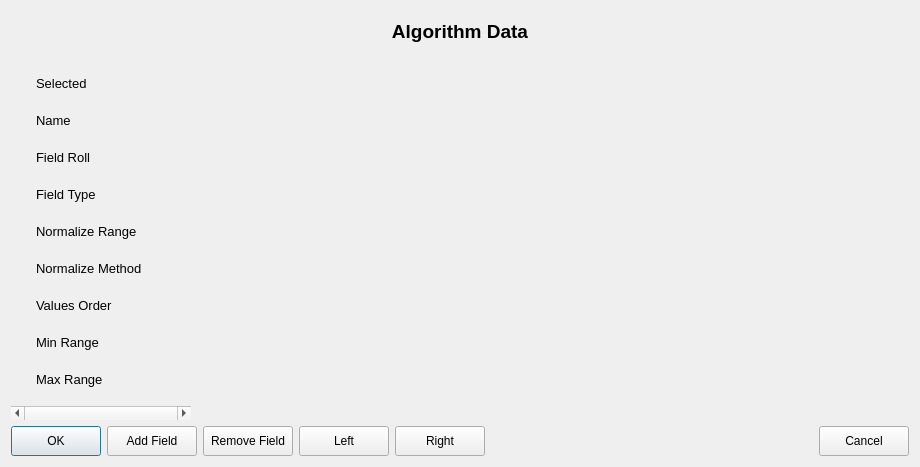
<?xml version="1.0" encoding="UTF-8"?>
<ui version="4.0">
 <class>AlgorithmDataDesign</class>
 <widget class="QDialog" name="AlgorithmDataDesign">
  <property name="geometry">
   <rect>
    <x>0</x>
    <y>0</y>
    <width>920</width>
    <height>467</height>
   </rect>
  </property>
  <property name="sizePolicy">
   <sizepolicy hsizetype="Fixed" vsizetype="Fixed">
    <horstretch>0</horstretch>
    <verstretch>0</verstretch>
   </sizepolicy>
  </property>
  <property name="minimumSize">
   <size>
    <width>920</width>
    <height>467</height>
   </size>
  </property>
  <property name="windowTitle">
   <string>Dialog</string>
  </property>
  <property name="styleSheet">
   <string notr="true"/>
  </property>
  <layout class="QVBoxLayout" name="verticalLayout_7">
   <item>
    <widget class="QLabel" name="label_normilizeInput">
     <property name="sizePolicy">
      <sizepolicy hsizetype="Expanding" vsizetype="Fixed">
       <horstretch>0</horstretch>
       <verstretch>0</verstretch>
      </sizepolicy>
     </property>
     <property name="minimumSize">
      <size>
       <width>0</width>
       <height>40</height>
      </size>
     </property>
     <property name="font">
      <font>
       <pointsize>14</pointsize>
       <weight>75</weight>
       <bold>true</bold>
      </font>
     </property>
     <property name="text">
      <string>Algorithm Data</string>
     </property>
     <property name="alignment">
      <set>Qt::AlignCenter</set>
     </property>
    </widget>
   </item>
   <item>
    <layout class="QHBoxLayout" name="horizontalLayout">
     <item>
      <widget class="QScrollArea" name="scrollArea">
       <property name="sizePolicy">
        <sizepolicy hsizetype="Fixed" vsizetype="Expanding">
         <horstretch>0</horstretch>
         <verstretch>0</verstretch>
        </sizepolicy>
       </property>
       <property name="minimumSize">
        <size>
         <width>180</width>
         <height>0</height>
        </size>
       </property>
       <property name="frameShape">
        <enum>QFrame::NoFrame</enum>
       </property>
       <property name="lineWidth">
        <number>0</number>
       </property>
       <property name="horizontalScrollBarPolicy">
        <enum>Qt::ScrollBarAlwaysOn</enum>
       </property>
       <property name="widgetResizable">
        <bool>true</bool>
       </property>
       <widget class="QWidget" name="scrollAreaWidgetContents">
        <property name="geometry">
         <rect>
          <x>0</x>
          <y>0</y>
          <width>180</width>
          <height>334</height>
         </rect>
        </property>
        <layout class="QGridLayout" name="gridLayout_2">
         <property name="topMargin">
          <number>11</number>
         </property>
         <property name="bottomMargin">
          <number>11</number>
         </property>
         <item row="2" column="0">
          <widget class="QLabel" name="label_fieldRoll">
           <property name="font">
            <font>
             <pointsize>10</pointsize>
             <weight>50</weight>
             <bold>false</bold>
            </font>
           </property>
           <property name="styleSheet">
            <string notr="true"/>
           </property>
           <property name="text">
            <string>Field Roll</string>
           </property>
          </widget>
         </item>
         <item row="3" column="0">
          <widget class="QLabel" name="label_fieldType">
           <property name="font">
            <font>
             <pointsize>10</pointsize>
             <weight>50</weight>
             <bold>false</bold>
            </font>
           </property>
           <property name="styleSheet">
            <string notr="true"/>
           </property>
           <property name="text">
            <string>Field Type</string>
           </property>
          </widget>
         </item>
         <item row="4" column="0">
          <widget class="QLabel" name="label_normalizeRange">
           <property name="font">
            <font>
             <pointsize>10</pointsize>
             <weight>50</weight>
             <bold>false</bold>
            </font>
           </property>
           <property name="styleSheet">
            <string notr="true"/>
           </property>
           <property name="text">
            <string>Normalize Range</string>
           </property>
          </widget>
         </item>
         <item row="6" column="0">
          <widget class="QLabel" name="label_valuesOrder">
           <property name="font">
            <font>
             <pointsize>10</pointsize>
             <weight>50</weight>
             <bold>false</bold>
            </font>
           </property>
           <property name="styleSheet">
            <string notr="true"/>
           </property>
           <property name="text">
            <string>Values Order</string>
           </property>
          </widget>
         </item>
         <item row="7" column="0">
          <widget class="QLabel" name="label_minRange">
           <property name="font">
            <font>
             <pointsize>10</pointsize>
             <weight>50</weight>
             <bold>false</bold>
            </font>
           </property>
           <property name="styleSheet">
            <string notr="true"/>
           </property>
           <property name="text">
            <string>Min Range</string>
           </property>
          </widget>
         </item>
         <item row="5" column="0">
          <widget class="QLabel" name="label_normalizeMethod">
           <property name="font">
            <font>
             <pointsize>10</pointsize>
             <weight>50</weight>
             <bold>false</bold>
            </font>
           </property>
           <property name="styleSheet">
            <string notr="true"/>
           </property>
           <property name="text">
            <string>Normalize Method</string>
           </property>
          </widget>
         </item>
         <item row="0" column="0">
          <widget class="QLabel" name="label_selected">
           <property name="sizePolicy">
            <sizepolicy hsizetype="Fixed" vsizetype="Preferred">
             <horstretch>0</horstretch>
             <verstretch>0</verstretch>
            </sizepolicy>
           </property>
           <property name="minimumSize">
            <size>
             <width>130</width>
             <height>0</height>
            </size>
           </property>
           <property name="font">
            <font>
             <pointsize>10</pointsize>
             <weight>50</weight>
             <bold>false</bold>
            </font>
           </property>
           <property name="styleSheet">
            <string notr="true"/>
           </property>
           <property name="text">
            <string>Selected</string>
           </property>
          </widget>
         </item>
         <item row="1" column="0">
          <widget class="QLabel" name="label_name">
           <property name="font">
            <font>
             <pointsize>10</pointsize>
             <weight>50</weight>
             <bold>false</bold>
            </font>
           </property>
           <property name="styleSheet">
            <string notr="true"/>
           </property>
           <property name="text">
            <string>Name</string>
           </property>
          </widget>
         </item>
         <item row="8" column="0">
          <widget class="QLabel" name="label_maxRange">
           <property name="font">
            <font>
             <pointsize>10</pointsize>
             <weight>50</weight>
             <bold>false</bold>
            </font>
           </property>
           <property name="styleSheet">
            <string notr="true"/>
           </property>
           <property name="text">
            <string>Max Range</string>
           </property>
          </widget>
         </item>
        </layout>
       </widget>
      </widget>
     </item>
     <item>
      <widget class="QScrollArea" name="scrollArea_fields">
       <property name="frameShape">
        <enum>QFrame::NoFrame</enum>
       </property>
       <property name="lineWidth">
        <number>0</number>
       </property>
       <property name="widgetResizable">
        <bool>true</bool>
       </property>
       <widget class="QWidget" name="scrollAreaWidgetContents_2">
        <property name="geometry">
         <rect>
          <x>0</x>
          <y>0</y>
          <width>709</width>
          <height>355</height>
         </rect>
        </property>
        <layout class="QGridLayout" name="gridLayout_fields">
         <property name="topMargin">
          <number>11</number>
         </property>
         <property name="bottomMargin">
          <number>11</number>
         </property>
        </layout>
       </widget>
      </widget>
     </item>
    </layout>
   </item>
   <item>
    <layout class="QHBoxLayout" name="horizontalLayout_2">
     <item>
      <layout class="QVBoxLayout" name="verticalLayout">
       <item>
        <widget class="QPushButton" name="pushButton_OK">
         <property name="sizePolicy">
          <sizepolicy hsizetype="Fixed" vsizetype="Fixed">
           <horstretch>0</horstretch>
           <verstretch>0</verstretch>
          </sizepolicy>
         </property>
         <property name="minimumSize">
          <size>
           <width>90</width>
           <height>30</height>
          </size>
         </property>
         <property name="maximumSize">
          <size>
           <width>90</width>
           <height>30</height>
          </size>
         </property>
         <property name="text">
          <string>OK</string>
         </property>
        </widget>
       </item>
      </layout>
     </item>
     <item>
      <layout class="QVBoxLayout" name="verticalLayout_2">
       <item>
        <widget class="QPushButton" name="pushButton_addField">
         <property name="sizePolicy">
          <sizepolicy hsizetype="Fixed" vsizetype="Fixed">
           <horstretch>0</horstretch>
           <verstretch>0</verstretch>
          </sizepolicy>
         </property>
         <property name="minimumSize">
          <size>
           <width>90</width>
           <height>30</height>
          </size>
         </property>
         <property name="maximumSize">
          <size>
           <width>90</width>
           <height>30</height>
          </size>
         </property>
         <property name="text">
          <string>Add Field</string>
         </property>
        </widget>
       </item>
      </layout>
     </item>
     <item>
      <layout class="QVBoxLayout" name="verticalLayout_3">
       <item>
        <widget class="QPushButton" name="pushButton_removeField">
         <property name="sizePolicy">
          <sizepolicy hsizetype="Fixed" vsizetype="Fixed">
           <horstretch>0</horstretch>
           <verstretch>0</verstretch>
          </sizepolicy>
         </property>
         <property name="minimumSize">
          <size>
           <width>90</width>
           <height>30</height>
          </size>
         </property>
         <property name="maximumSize">
          <size>
           <width>90</width>
           <height>30</height>
          </size>
         </property>
         <property name="text">
          <string>Remove Field</string>
         </property>
        </widget>
       </item>
      </layout>
     </item>
     <item>
      <layout class="QVBoxLayout" name="verticalLayout_4">
       <item>
        <widget class="QPushButton" name="pushButton_up">
         <property name="sizePolicy">
          <sizepolicy hsizetype="Fixed" vsizetype="Fixed">
           <horstretch>0</horstretch>
           <verstretch>0</verstretch>
          </sizepolicy>
         </property>
         <property name="minimumSize">
          <size>
           <width>90</width>
           <height>30</height>
          </size>
         </property>
         <property name="maximumSize">
          <size>
           <width>90</width>
           <height>30</height>
          </size>
         </property>
         <property name="text">
          <string>Left</string>
         </property>
        </widget>
       </item>
      </layout>
     </item>
     <item>
      <layout class="QVBoxLayout" name="verticalLayout_5">
       <item>
        <widget class="QPushButton" name="pushButton_down">
         <property name="sizePolicy">
          <sizepolicy hsizetype="Fixed" vsizetype="Fixed">
           <horstretch>0</horstretch>
           <verstretch>0</verstretch>
          </sizepolicy>
         </property>
         <property name="minimumSize">
          <size>
           <width>90</width>
           <height>30</height>
          </size>
         </property>
         <property name="maximumSize">
          <size>
           <width>90</width>
           <height>30</height>
          </size>
         </property>
         <property name="text">
          <string>Right</string>
         </property>
        </widget>
       </item>
      </layout>
     </item>
     <item>
      <spacer name="horizontalSpacer">
       <property name="orientation">
        <enum>Qt::Horizontal</enum>
       </property>
       <property name="sizeHint" stdset="0">
        <size>
         <width>40</width>
         <height>20</height>
        </size>
       </property>
      </spacer>
     </item>
     <item>
      <layout class="QVBoxLayout" name="verticalLayout_6">
       <item>
        <widget class="QPushButton" name="pushButton_Cancel">
         <property name="sizePolicy">
          <sizepolicy hsizetype="Fixed" vsizetype="Fixed">
           <horstretch>0</horstretch>
           <verstretch>0</verstretch>
          </sizepolicy>
         </property>
         <property name="minimumSize">
          <size>
           <width>90</width>
           <height>30</height>
          </size>
         </property>
         <property name="maximumSize">
          <size>
           <width>90</width>
           <height>30</height>
          </size>
         </property>
         <property name="text">
          <string>Cancel</string>
         </property>
        </widget>
       </item>
      </layout>
     </item>
    </layout>
   </item>
  </layout>
  <zorder>scrollArea</zorder>
  <zorder>scrollArea_fields</zorder>
  <zorder>layoutWidget</zorder>
  <zorder>scrollArea</zorder>
  <zorder>label_normilizeInput</zorder>
 </widget>
 <resources/>
 <connections/>
</ui>
